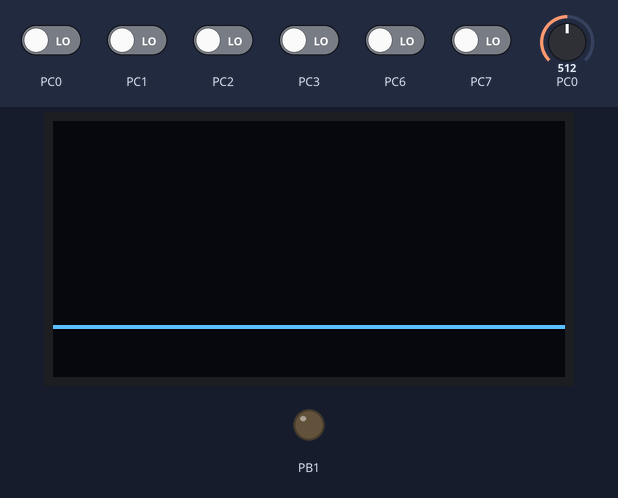
Bench run of a program on a simulated ATmega328P, built with avr-gcc and emulated at 16 MHz (the files do not name the chip). On the bench: 128×64 one-colour display, output pins drawn as LEDs (lit = HIGH). Wiring (inferred from the names in the program): I2C bus: SDA PC4; SCL PC5; SSD1306 OLED at I2C address 0x3C. Inputs (shaded band) come from the test bench; at power-on: PC0–3, PC6, PC7 LOW, PC0 = 512. Pins used as bus, display or sensor lines are not drawn.

Above: at 1.2 s.
1.3 s: PC0 set to 509
At 1.53 s:
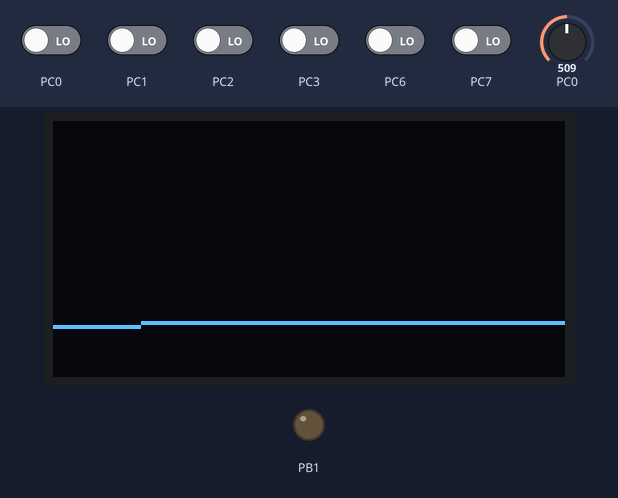
At 2.4 s:
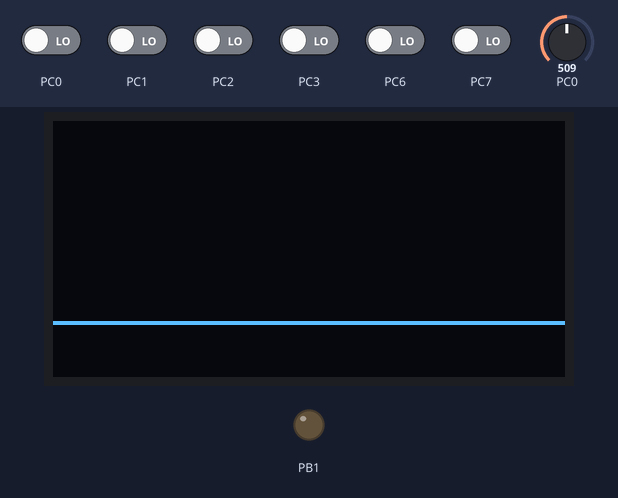
Timing chart, 0 to 4.3 s (numbered marks = the images above; inputs shaded):
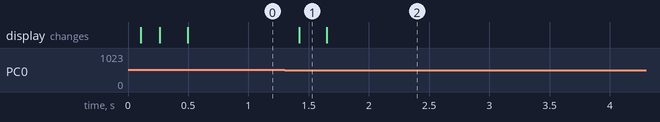

Measured:
- the behaviour switches between 510 and 509 on PC0 (found by bisection; images 0 and 1)
- after the input at 1.3 s, the display: changes after 0.12 s (image 1)

The program:

main.c
```c
#define F_CPU 16000000UL
#include <avr/io.h>
#include <util/delay.h>

#define SSD1306_ADDR 0x3C
#define SDA_PIN PC4
#define SCL_PIN PC5

// Ðàçìåðû äèñïëåÿ
#define WIDTH 128
#define HEIGHT 64

// Òåêóùèå êîîðäèíàòû ïèêñåëÿ
uint8_t pos_x = 64;
uint8_t pos_y = 32;

void I2C_Init() {
	PORTC |= (1 << SDA_PIN) | (1 << SCL_PIN);
	DDRC |= (1 << SDA_PIN) | (1 << SCL_PIN);
}

void I2C_Start() {
	PORTC &= ~(1 << SDA_PIN);
	_delay_us(4);
	PORTC &= ~(1 << SCL_PIN);
	_delay_us(4);
}

void I2C_Stop() {
	PORTC &= ~(1 << SDA_PIN);
	_delay_us(4);
	PORTC |= (1 << SCL_PIN);
	_delay_us(4);
	PORTC |= (1 << SDA_PIN);
	_delay_us(4);
}

uint8_t I2C_Write(uint8_t data) {
	for(uint8_t i = 0; i < 8; i++) {
		(data & 0x80) ? (PORTC |= (1 << SDA_PIN)) : (PORTC &= ~(1 << SDA_PIN));
		data <<= 1;
		PORTC |= (1 << SCL_PIN);
		_delay_us(4);
		PORTC &= ~(1 << SCL_PIN);
		_delay_us(4);
	}

	// ACK check
	DDRC &= ~(1 << SDA_PIN);
	PORTC |= (1 << SDA_PIN);
	PORTC |= (1 << SCL_PIN);
	_delay_us(2);
	uint8_t ack = !(PINC & (1 << SDA_PIN));
	PORTC &= ~(1 << SCL_PIN);
	_delay_us(2);
	DDRC |= (1 << SDA_PIN);
	return ack;
}

void SSD1306_Command(uint8_t cmd) {
	I2C_Start();
	I2C_Write(SSD1306_ADDR << 1);
	I2C_Write(0x00);
	I2C_Write(cmd);
	I2C_Stop();
}

void SSD1306_Init() {
	_delay_ms(100);
	const uint8_t init_seq[] = {
		0xAE, 0xD5, 0x80, 0xA8, 0x3F, 0xD3, 0x00, 0x40,
		0x8D, 0x14, 0x20, 0x00, 0xA1, 0xC8, 0xDA, 0x12,
		0x81, 0xCF, 0xD9, 0xF1, 0xDB, 0x40, 0xA4, 0xA6, 0xAF
	};

	for(uint8_t i = 0; i < sizeof(init_seq); i++) {
		SSD1306_Command(init_seq[i]);
	}
}

void Set_Pixel(uint8_t x, uint8_t y, uint8_t color) {
	if(x >= WIDTH || y >= HEIGHT) return;

	uint8_t page = y / 8;
	uint8_t bit_mask = 1 << (y % 8);

	SSD1306_Command(0xB0 + page);
	SSD1306_Command(x & 0x0F);
	SSD1306_Command(0x10 + (x >> 4));

	I2C_Start();
	I2C_Write(SSD1306_ADDR << 1);
	I2C_Write(0x40);
	I2C_Write(color ? bit_mask : 0x00);
	I2C_Stop();
}

void Clear_Screen() {
	for(uint8_t page = 0; page < 8; page++) {
		SSD1306_Command(0xB0 + page);
		SSD1306_Command(0x00);
		SSD1306_Command(0x10);

		I2C_Start();
		I2C_Write(SSD1306_ADDR << 1);
		I2C_Write(0x40);
		for(uint8_t col = 0; col < 128; col++) {
			I2C_Write(0x00);
		}
		I2C_Stop();
	}
}


// Ôóíêöèÿ äëÿ èíèöèàëèçàöèè ADC
void ADC_Init() {
	// Íàñòðîéêà îïîðíîãî íàïðÿæåíèÿ (AVCC) è âûðàâíèâàíèå ðåçóëüòàòà âïðàâî
	ADMUX = (1 << REFS0);

	// Âêëþ÷åíèå ADC è óñòàíîâêà ïðåääåëèòåëÿ (äåëåíèå íà 128)
	ADCSRA = (1 << ADEN) | (1 << ADPS2) | (1 << ADPS1) | (1 << ADPS0);
}

// Ôóíêöèÿ äëÿ ÷òåíèÿ çíà÷åíèÿ ADC
uint16_t ADC_Read(uint8_t channel) {
	// Âûáîð êàíàëà ADC (0 7) è ñáðîñ îñòàëüíûõ áèòîâ
	ADMUX = (ADMUX & 0xF0) | (channel & 0x0F);

	// Çàïóñê ïðåîáðàçîâàíèÿ
	ADCSRA |= (1 << ADSC);

	// Îæèäàíèå çàâåðøåíèÿ ïðåîáðàçîâàíèÿ
	while (ADCSRA & (1 << ADSC));

	// Âîçâðàò ðåçóëüòàòà
	return ADC;
}

int main(void) {
	// Èíèöèàëèçàöèÿ ADC
	ADC_Init();
	I2C_Init();
	SSD1306_Init();
	Clear_Screen();
	// Íàñòðîéêà ïîðòà B (PB0) êàê âûõîäà äëÿ ñâåòîäèîäà
	DDRB |= (1 << PB1);

	while (1) {
		// ×òåíèå çíà÷åíèÿ ñ êàíàëà ADC0
		uint16_t adcValue = ADC_Read(0);

		// Åñëè çíà÷åíèå ADC áîëüøå 512, âêëþ÷èòü ñâåòîäèîä
//		if (adcValue > 512) {
//			PORTB |= (1 << PB1);  // Âêëþ÷èòü ñâåòîäèîä
//			} else {
//			PORTB &= ~(1 << PB1); // Âûêëþ÷èòü ñâåòîäèîä
//			}
//			Set_Pixel(pos_x, pos_y, 0);
		pos_x = (pos_x + 1) % WIDTH; // Àâòîìàòè÷åñêîå äâèæåíèå
//		pos_y = (pos_y + 1) % HEIGHT; // Àâòîìàòè÷åñêîå äâèæåíèå
//			pos_x= 1;
			pos_y= adcValue/10;
			Set_Pixel(pos_x, pos_y, 1);
		if	(pos_x > 126)
		{
			Clear_Screen();
		}

//			_delay_ms(5);


		// Çàäåðæêà äëÿ ñòàáèëèçàöèè
//		_delay_ms(50);

	}

	return 0;
}
```
